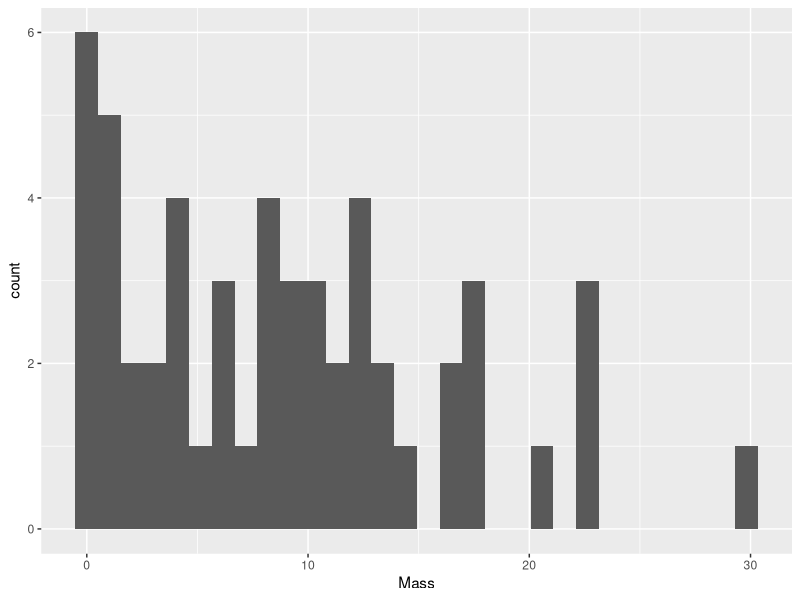
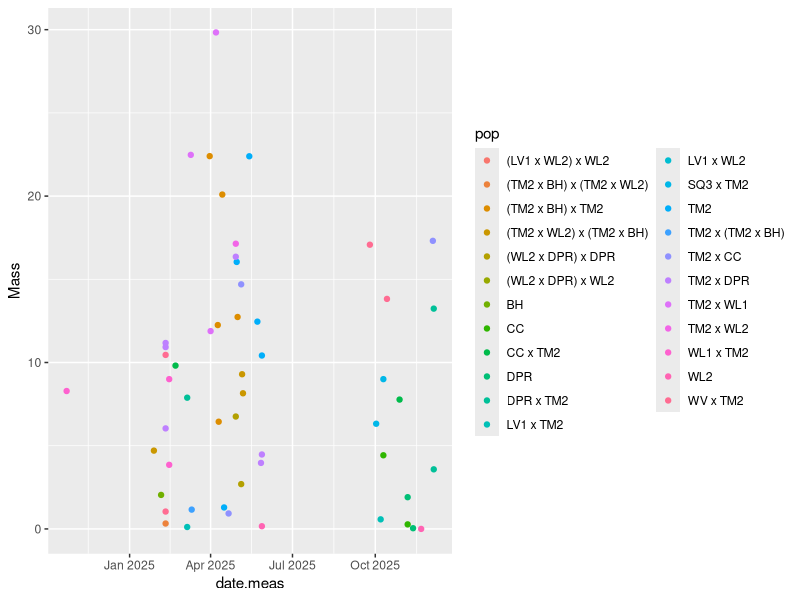
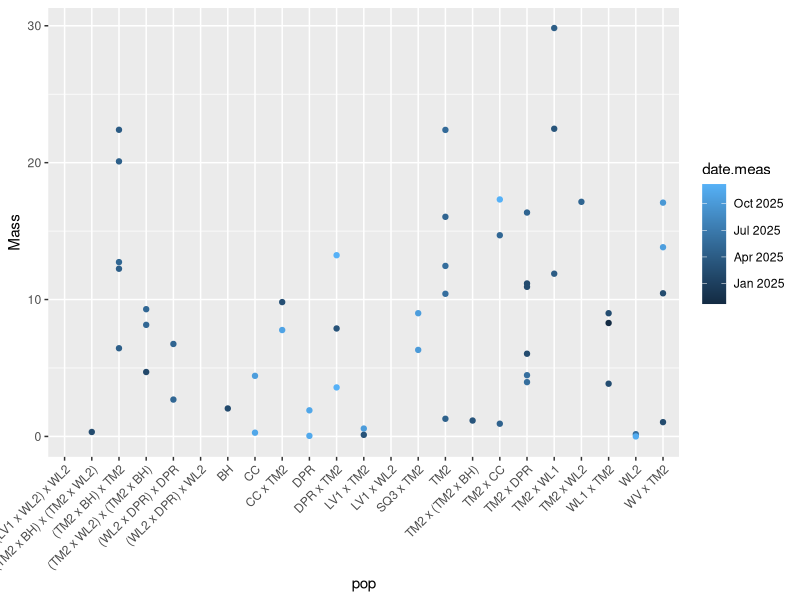
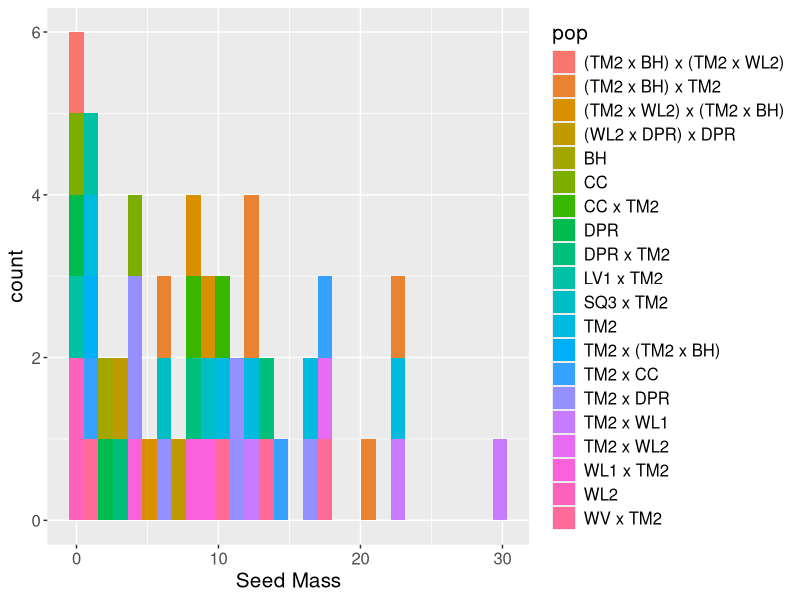
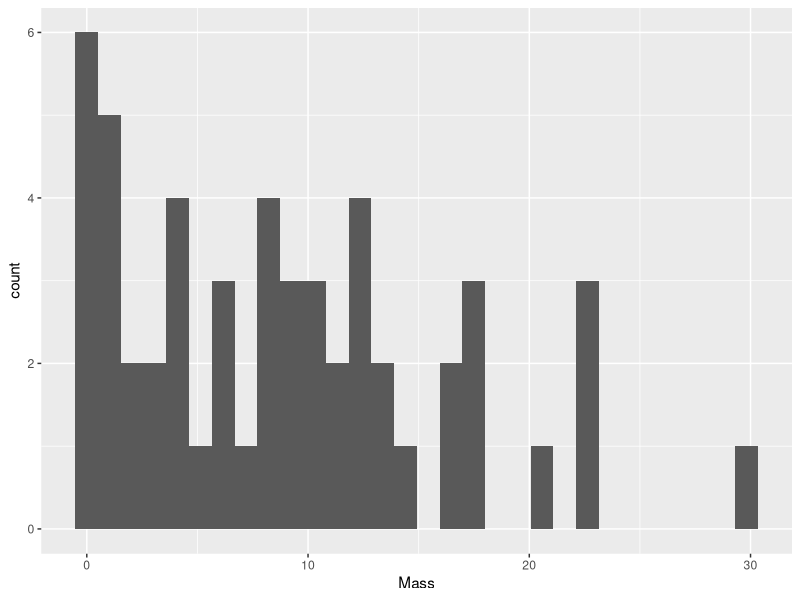
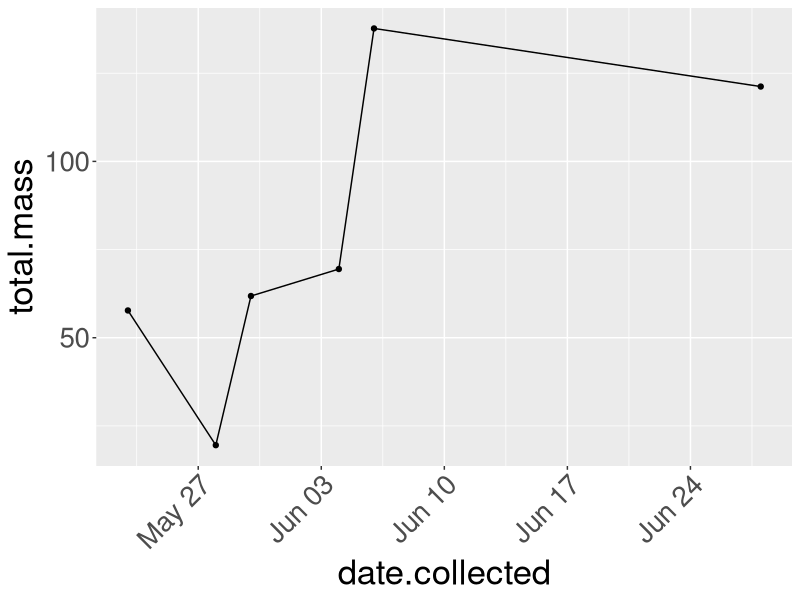
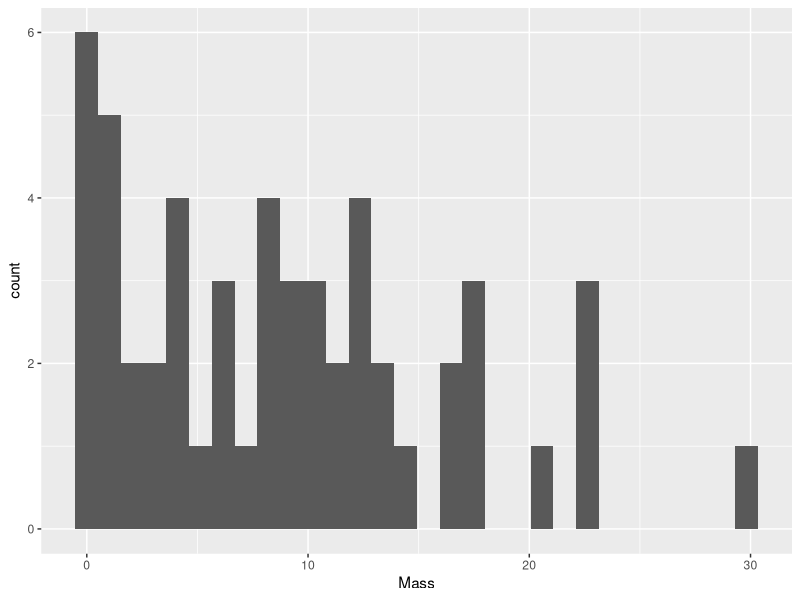
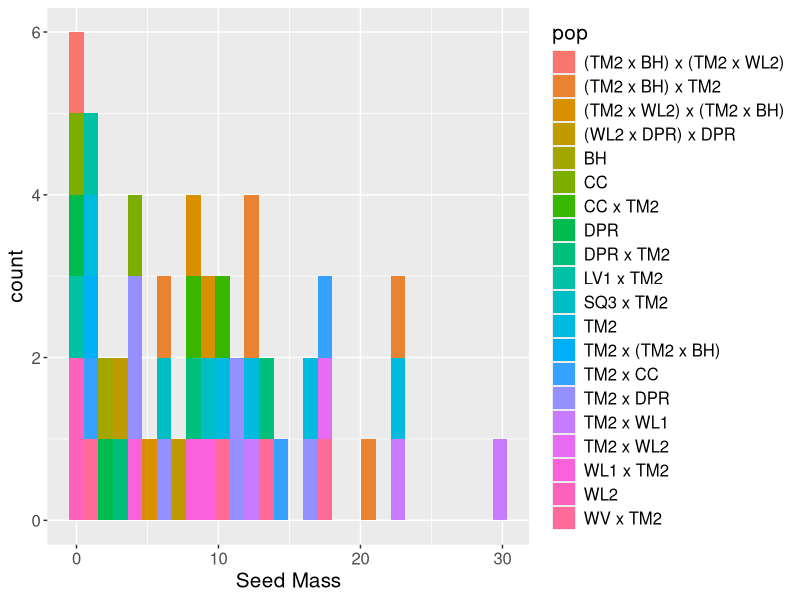

R code for these plots, in order:
#load library(tidyverse)
# Read in seed mass data. read.csv()
# Make histogram plot seedmass |< ggplot(aes(Mass)) + geom_histogram()
#ggsave("figures/SeedMass_Histogram.png", units="in", width=5,height=5)

library(tidyverse)
library(stringr)
library(lubridate)
Seedmass_data <- read_csv("Data/UCD_2024_SeedMass_A1.csv") %>%
  mutate(date.meas = mdy(date.meas))

Seedmass_data |> ggplot(aes(Mass)) + geom_histogram()
ggsave("figures/SeedMass_Histogram.png", units="in", width=5,height=5)

Davis_Popcodes <- read_csv("Data/UCD_Genotypes_2023_2024.csv") %>%
  mutate(pop = str_extract(pop.id, "^[^-]+")) %>% #Create a new column with only the pop code, removing everythign after the - in the pop.id column
  rename(Plant_type = 'Plant Type') %>% #renaming the Plant type column to remove the space for easier recalling 
  select(- c("Plant_type", "pop.id", "mf", "rep", "rack", "bed", "row", "column")) #deselecting all of the columns we don't need to join

Seedmass_data <- Seedmass_data %>%
  left_join(Davis_Popcodes, by="unique.ID") #joins in the pop column from the Davis_Popcodes data set by matching the unique id's


ggplot(Seedmass_data, aes(x=date.meas, y=Mass, color=pop))+
  geom_point()

ggplot(Seedmass_data, aes(x=pop, y=Mass, color = date.meas)) +
  geom_point() +
  theme(axis.text.x = element_text(angle = 45, hjust=1))

ggplot(Seedmass_data, aes(x=Mass, fill = pop))+
  geom_histogram() + theme(text=element_text(size=15)) + xlab("Seed Mass")
ggsave("figures/SeedMass_Histogram.png", units="in", width=5,height=5)

ggplot(Seedmass_data, aes(x=Mass, fill = date.meas))+
  geom_histogram()

Seedmass_summary <- Seedmass_data %>%
  group_by(date.collected)%>%
  summarize(total.mass = sum(Mass, na.rm = TRUE)) %>% 
  mutate(date.collected = mdy(date.collected))

ggplot(Seedmass_summary, aes(x=date.collected, y=total.mass, group=1)) +
  geom_line() +
  geom_point() +
  theme(axis.text.x = element_text(angle = 45, hjust=1)) + theme(text=element_text(size=25))
ggsave("figures/SeedMass_Variance Updated.png")
